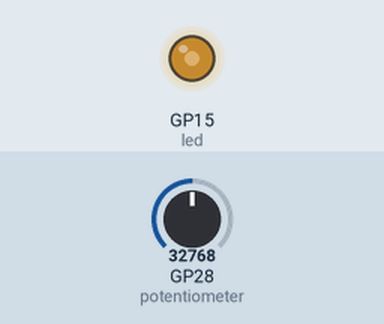
Bench run of a program on a simulated Raspberry Pi Pico running MicroPython. On the bench: output pins drawn as LEDs (lit = HIGH). The test bench sets the inputs (shaded band); at power-on: GP28 (potentiometer) = 32768 (analog values on the 0–65535 scale). What the program prints to the serial console is not drawn.

Above: at 1.2 s.
1.3 s: GP28 (potentiometer) set to 45874
At 2.6 s:
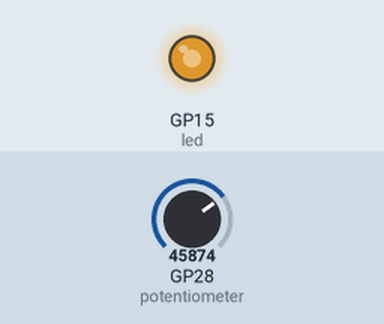
3.0 s: GP28 (potentiometer) set to 57670
At 3.8 s:
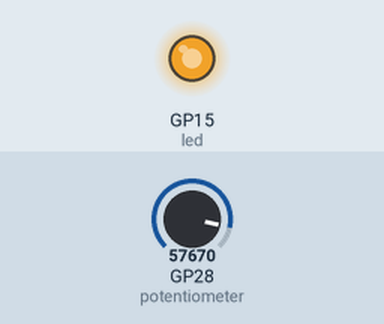
4.5 s: GP28 (potentiometer) set to 7864
At 5.0 s:
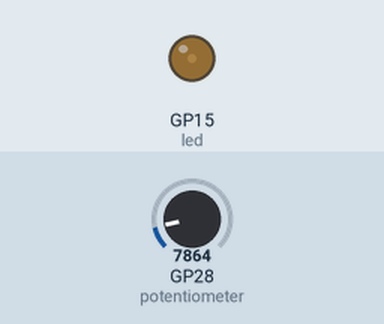
6.0 s: GP28 (potentiometer) set to 0
At 7.4 s:
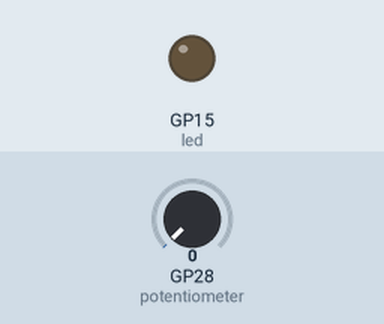
Timing chart, 0 to 8.5 s (numbered marks = the images above; inputs shaded):
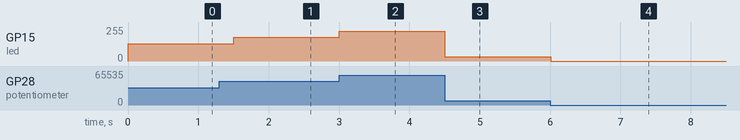

Measured:
- after the input at 1.3 s, GP15 (led): 128/255 → 178/255 after 0.20 s
- after the input at 3.0 s, GP15 (led): 178/255 → 224/255 at once
- after the input at 4.5 s, GP15 (led): 224/255 → 31/255 at once
- after the input at 6.0 s, GP15 (led): 31/255 → 0/255 at once

The program:

lesson8_4.py
```python
from machine import ADC, Pin, PWM
from time import sleep

# 初始化 ADC（使用 GPIO 28）
potentiometer = ADC(Pin(28))
led = PWM(Pin(15))
led.freq(1000) # 設定 PWM 頻率為 1000Hz

while True:
    # 讀取 ADC 值（0 ~ 65535）
    raw_value = potentiometer.read_u16()

    # 轉換為電壓值（0 ~ 3.3V）
    voltage = raw_value * 3.3 / 65535

    # 轉換為百分比（0% ~ 100%）
    percentage = raw_value * 100 / 65535

    print(f"原始值: {raw_value}, 電壓: {voltage:.2f}V, 百分比: {percentage:.1f}%")

    led.duty_u16(raw_value)
    sleep(0.5)
```
